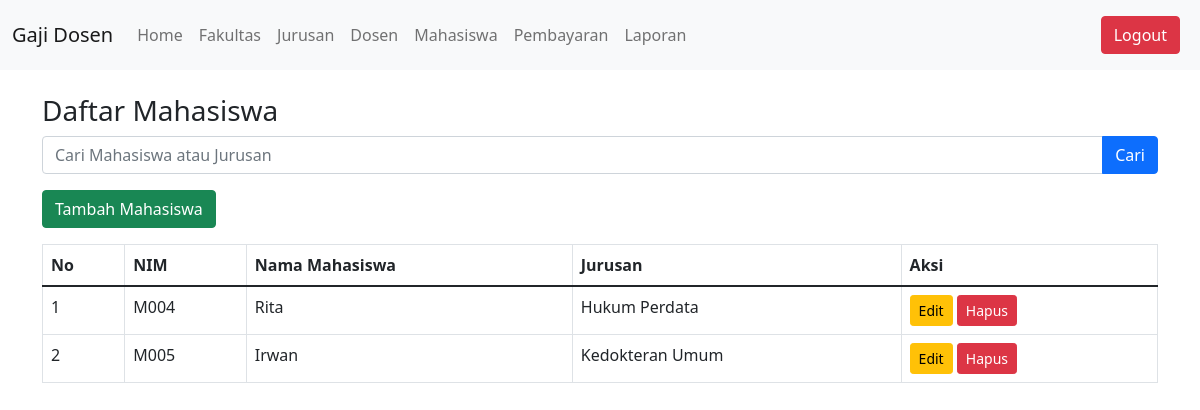
The page /mahasiswa.php on the database its author committed.
### tables this page shows
CREATE TABLE Mahasiswa (
    id_mahasiswa INT AUTO_INCREMENT PRIMARY KEY,
    id_user INT NOT NULL,
    nim VARCHAR(20) NOT NULL UNIQUE,
    id_jurusan INT NOT NULL,
    FOREIGN KEY (id_user) REFERENCES Users(id_user) ON DELETE CASCADE,
    FOREIGN KEY (id_jurusan) REFERENCES Jurusan(id_jurusan)
);

CREATE TABLE Users (
    id_user INT AUTO_INCREMENT PRIMARY KEY,
    nama VARCHAR(100) NOT NULL,
    username VARCHAR(50) NOT NULL UNIQUE,
    password VARCHAR(255) NOT NULL,
    role ENUM('admin','tu','dosen','mahasiswa') NOT NULL
);

CREATE TABLE Jurusan (
    id_jurusan INT AUTO_INCREMENT PRIMARY KEY,
    nama_jurusan VARCHAR(100) NOT NULL,
    id_fakultas INT NOT NULL,
    FOREIGN KEY (id_fakultas) REFERENCES Fakultas(id_fakultas)
);

### mahasiswa.php (the view, shortened to what this page needs)
<?php
include 'db.php';
$cari = isset($_GET['cari']) ? $_GET['cari'] : '';
$sql = "
    SELECT mahasiswa.id_mahasiswa,mahasiswa.nim, users.nama AS nama_mahasiswa, jurusan.nama_jurusan
    FROM mahasiswa
    INNER JOIN users ON mahasiswa.id_user = users.id_user
    INNER JOIN jurusan ON mahasiswa.id_jurusan = jurusan.id_jurusan
    WHERE users.nama LIKE ? OR jurusan.nama_jurusan LIKE ?
";
$stmt = $conn->prepare($sql);
$search_term = "%" . $cari . "%";
$stmt->bind_param("ss", $search_term, $search_term);
$stmt->execute();
$result = $stmt->get_result();
$mahasiswa = [];
if ($result && $result->num_rows > 0) {
    while ($row = $result->fetch_assoc()) {
        $mahasiswa[] = $row;
    }
}
?>
<!DOCTYPE html>
<html lang="en">
<head>
    <link href="https://cdn.jsdelivr.net/npm/bootstrap@5.1.3/dist/css/bootstrap.min.css" rel="stylesheet">
</head>
<body>
    <?php include 'navbar.php'; ?>
    <div class="container mt-4">
        <h3>Daftar Mahasiswa</h3>
        <form class="mb-3" method="get" action="mahasiswa.php">
            <div class="input-group">
                <input type="text" class="form-control" name="cari" placeholder="Cari Mahasiswa atau Jurusan" value="<?= htmlspecialchars($cari ?? ''); ?>">
                <button class="btn btn-primary" type="submit">Cari</button>
            </div>
        </form>
        <a href="tambah_mahasiswa.php" class="btn btn-success mb-3">Tambah Mahasiswa</a>
        <table class="table table-bordered">
            <thead>
                <tr>
                    <th>No</th>
                    <th>NIM</th>
                    <th>Nama Mahasiswa</th>
                    <th>Jurusan</th>
                    <th>Aksi</th>
                </tr>
            </thead>
            <tbody>
                <?php if (!empty($mahasiswa)): ?>
                    <?php foreach ($mahasiswa as $index => $data_mahasiswa): ?>
                        <tr>
                            <td><?= $index + 1; ?></td>
                            <td><?= htmlspecialchars($data_mahasiswa['nim']); ?></td>
                            <td><?= htmlspecialchars($data_mahasiswa['nama_mahasiswa']); ?></td>
                            <td><?= htmlspecialchars($data_mahasiswa['nama_jurusan']); ?></td>
                            <td>
                                <a href="edit_mahasiswa.php?id=<?= $data_mahasiswa['id_mahasiswa']; ?>" class="btn btn-warning btn-sm">Edit</a>
                                <a href="hapus_mahasiswa.php?id=<?= $data_mahasiswa['id_mahasiswa']; ?>" class="btn btn-danger btn-sm" onclick="return confirm('Apakah Anda yakin ingin menghapus mahasiswa ini?');">Hapus</a>
                            </td>
                        </tr>
                    <?php endforeach; ?>
                <?php else: ?>
                    <tr>
                        <td colspan="4" class="text-center">Tidak ada data mahasiswa yang ditemukan.</td>
                    </tr>
                <?php endif; ?>
            </tbody>
        </table>
    </div>
</body>
</html>

### rows shown on the page
mahasiswa: nim "M004", id_user.nama "Rita", id_jurusan.nama_jurusan "Hukum Perdata"
mahasiswa: nim "M005", id_user.nama "Irwan", id_jurusan.nama_jurusan "Kedokteran Umum"
